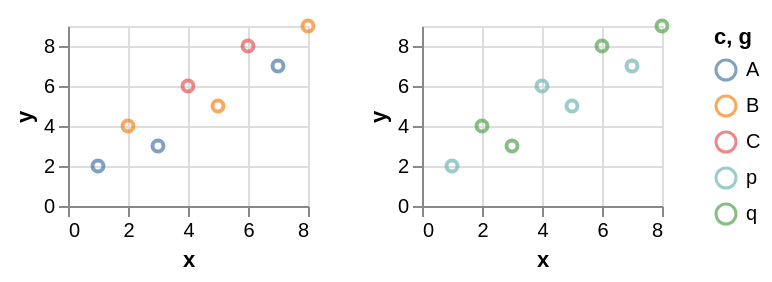

Vega-Lite specification stored for this chart:
### Vega-Lite specification from a JSON file in a GitHub repository (floating-point values rounded to 4 significant figures)
{"$schema": "https://vega.github.io/schema/vega-lite/v6.json", "description": "a shared colour scale is the default of a concat, written out; the two charts colour different fields, so 'independent' draws different colours", "padding": 5, "autosize": "pad", "data": {"name": "table", "values": [{"c": "A", "g": "p", "x": 1, "y": 2, "v": 5, "t": "2024-01-15", "o": {"v": 3}, "IMDB Rating": 6.1, "d": "x1"}, {"c": "B", "g": "q", "x": 2, "y": 4, "v": 9, "t": "2024-02-20", "o": {"v": 7}, "IMDB Rating": 7.4, "d": "x2"}, {"c": "A", "g": "q", "x": 3, "y": 3, "v": 2, "t": "2024-03-05", "o": {"v": 1}, "IMDB Rating": 5.2, "d": "x1"}, {"c": "C", "g": "p", "x": 4, "y": 6, "v": 7, "t": "2024-05-30", "o": {"v": 4}, "IMDB Rating": 8.8, "d": "x3"}, {"c": "B", "g": "p", "x": 5, "y": 5, "v": 4, "t": "2024-07-11", "o": {"v": 9}, "IMDB Rating": 6.9, "d": "x2"}, {"c": "C", "g": "q", "x": 6, "y": 8, "v": 6, "t": "2024-09-02", "o": {"v": 2}, "IMDB Rating": 7.7, "d": "x3"}, {"c": "A", "g": "p", "x": 7, "y": 7, "v": 8, "t": "2024-11-25", "o": {"v": 5}, "IMDB Rating": 4.4, "d": "x1"}, {"c": "B", "g": "q", "x": 8, "y": 9, "v": 3, "t": "2024-12-31", "o": {"v": 8}, "IMDB Rating": 9.1, "d": "x2"}]}, "resolve": {"scale": {"color": "shared"}}, "hconcat": [{"mark": "point", "width": 120, "height": 90, "encoding": {"x": {"field": "x", "type": "quantitative"}, "y": {"field": "y", "type": "quantitative"}, "color": {"field": "c", "type": "nominal"}}}, {"mark": "point", "width": 120, "height": 90, "encoding": {"x": {"field": "x", "type": "quantitative"}, "y": {"field": "y", "type": "quantitative"}, "color": {"field": "g", "type": "nominal"}}}]}
